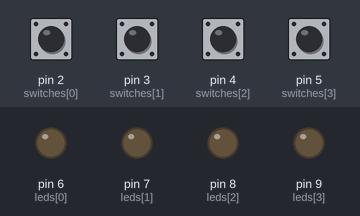
The sketch below on a simulated Arduino Uno, built with avr-gcc and run on an emulated ATmega328P. Parts: output pins drawn as LEDs (lit = HIGH). Inputs (shaded band) come from the test bench; at power-on: pin 2 (switches[0]), pin 3 (switches[1]), pin 4 (switches[2]), pin 5 (switches[3]) HIGH.

Above: at 1.2 s.
1.3 s: pin 2 (switches[0]) pulled LOW for 0.15 s
At 1.37 s:
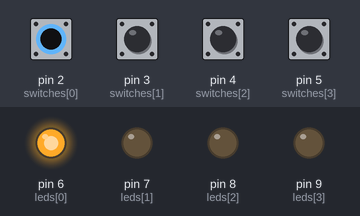
2.9 s: pin 3 (switches[1]) pulled LOW for 0.15 s
At 2.97 s:
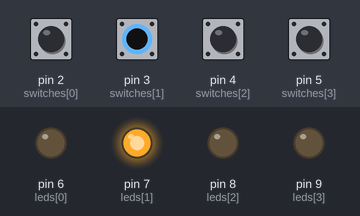
4.5 s: pin 4 (switches[2]) pulled LOW for 0.15 s
At 4.57 s:
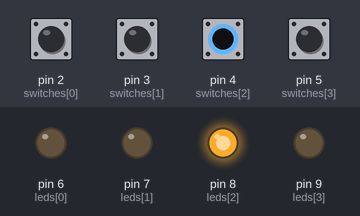
6.1 s: pin 5 (switches[3]) pulled LOW for 0.15 s
At 6.17 s:
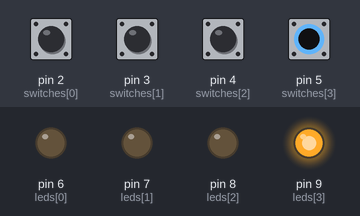
7.7 s: pin 2 (switches[0]) driven LOW and pin 3 (switches[1]) driven LOW
At 8.9 s:
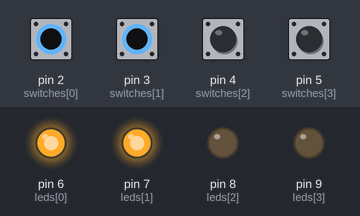
9.2 s: pin 4 (switches[2]) pulled LOW for 1 s
At 10.0 s:
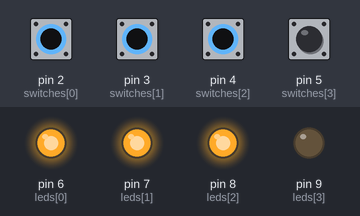
Timing chart, 0 to 12.2 s (numbered marks = the images above; inputs shaded):
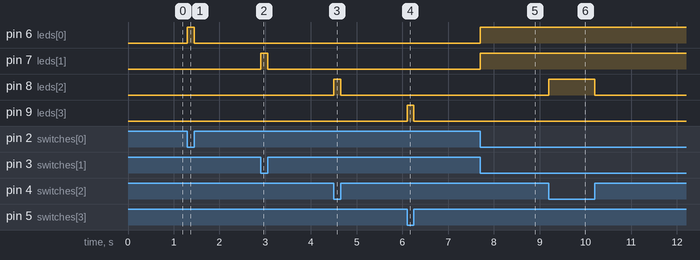

The sketch:

Switch_LED_Interface.ino
```cpp
// Experiment 2: Interface 4 switches and 4 LEDs with Arduino
// The LEDs turn on based on the switch positions

const int switches[] = {2, 3, 4, 5};  // Switches connected to these pins
const int leds[] = {6, 7, 8, 9};      // LEDs connected to these pins

void setup() {
    for (int i = 0; i < 4; i++) {
        pinMode(switches[i], INPUT_PULLUP); // Configure switches as inputs
        pinMode(leds[i], OUTPUT);          // Configure LEDs as outputs
    }
}

void loop() {
    for (int i = 0; i < 4; i++) {
        int switchState = digitalRead(switches[i]);
        digitalWrite(leds[i], !switchState); // Turn LED ON when switch is pressed
    }
}
```

Measured:
- after the input at 1.3 s, pin 6 (leds[0]): LOW → HIGH at once, → LOW 0.15 s later
- after the input at 2.9 s, pin 7 (leds[1]): LOW → HIGH at once, → LOW 0.15 s later
- after the input at 4.5 s, pin 8 (leds[2]): LOW → HIGH at once, → LOW 0.15 s later
- after the input at 6.1 s, pin 9 (leds[3]): LOW → HIGH at once, → LOW 0.15 s later
- after the input at 7.7 s, pin 6 (leds[0]), pin 7 (leds[1]): LOW → HIGH at once
- after the input at 9.2 s, pin 8 (leds[2]): LOW → HIGH at once, → LOW 1.0 s later
